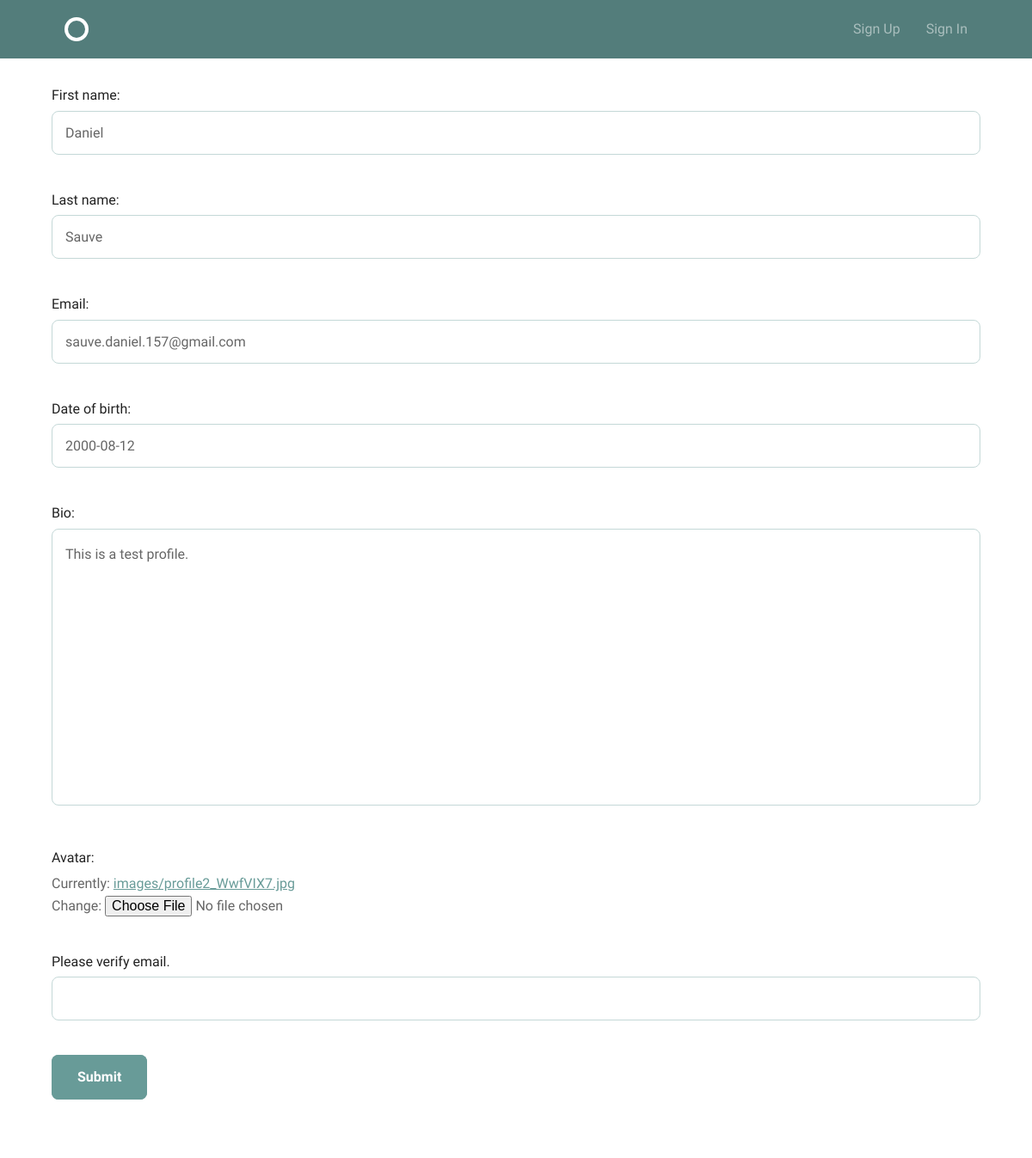
Page /accounts/profile/edit/3/ on the earlier database version.
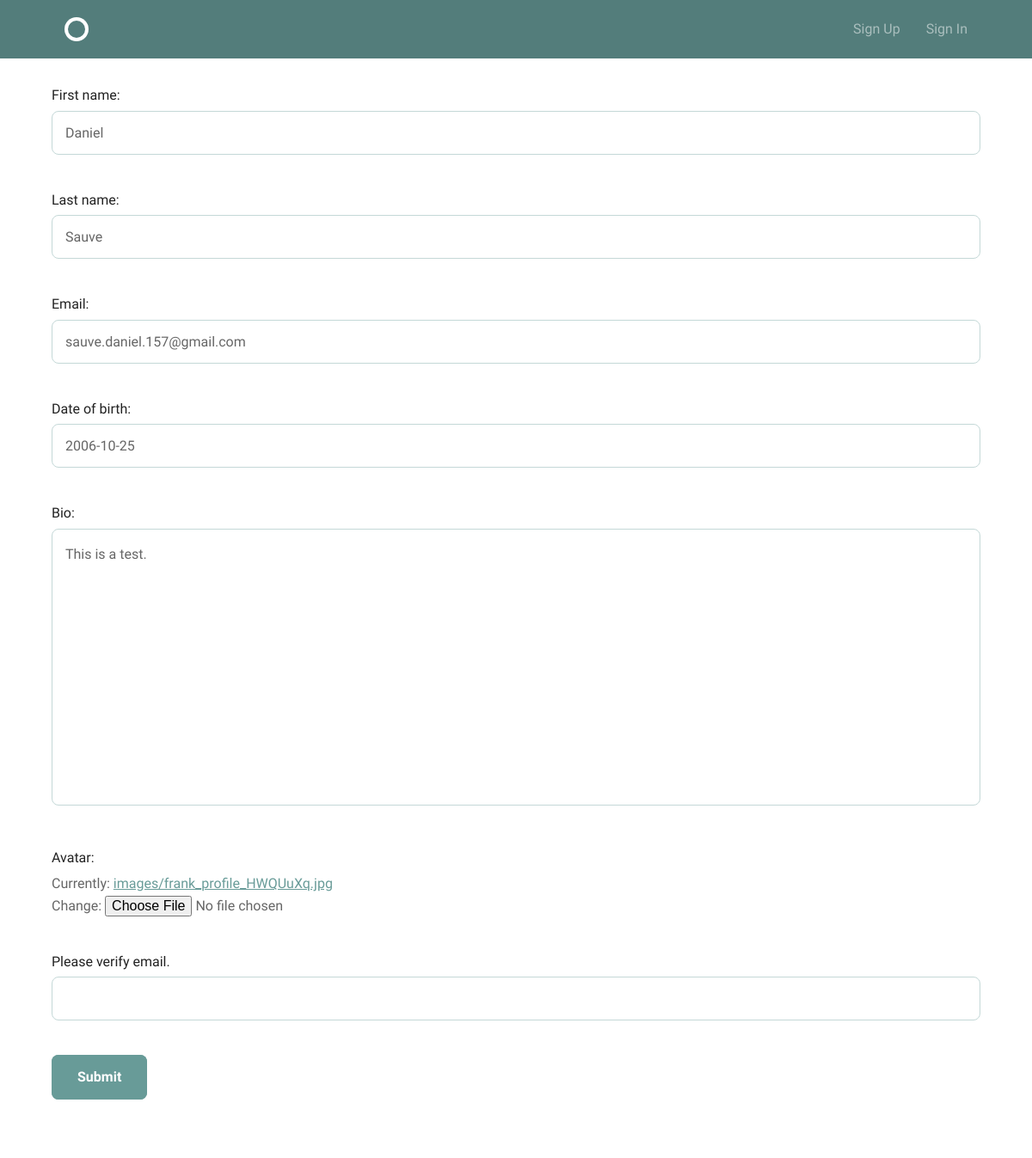
Same page on the later database version.
### accounts/models.py (models this page shows, shortened)
class Profile(models.Model):
    user = models.OneToOneField(User, on_delete=models.CASCADE)
    first_name = models.CharField(max_length=100)
    last_name = models.CharField(max_length=100)
    email = models.EmailField(unique=True)
    date_of_birth = models.DateField()
    bio = models.TextField()
    avatar = models.ImageField(default='images/default.jpg', upload_to='images/')

### accounts/views.py (the view)
# urls.py: url(r'profile/edit/(?P<pk>\d+)/$', views.edit_profile, name='edit_profile'),
def edit_profile(request, pk):
    user = get_object_or_404(models.User, pk=pk)
    profile = get_object_or_404(models.Profile, user=user)
    form = forms.ProfileForm(instance=profile)
    if request.method == 'POST':
        form = forms.ProfileForm(request.POST, request.FILES, instance=profile)
        if form.is_valid():
            form.save()
            messages.success(request, 'Updated profile successfully!')
            return HttpResponseRedirect(profile.get_absolute_url())
    return render(request, 'accounts/profile_form.html', {'form': form})

### accounts/forms.py (shortened to what this page needs)
class ProfileForm(forms.ModelForm):
    verify_email = forms.EmailField(label="Please verify email.")
    bio = forms.CharField(widget=forms.Textarea, min_length=10)
    class Meta:
        model = models.Profile
        fields = [
            'first_name',
            'last_name',
            'email',
            'date_of_birth',
            'bio',
            'avatar'
        ]

### accounts/templates/accounts/profile_form.html (shortened to what this page needs)
{% extends "layout.html" %}
{% block body %}
<form enctype="multipart/form-data" method="POST" action="">
    {{ form.as_p }}
    <input type="submit" class="button-primary" value="Submit">
</form>
{% endblock %}

### templates/layout.html (shortened to what this page needs)
{% load static from staticfiles %}
<!DOCTYPE html>
<html lang="en">
<head>
    <link rel="stylesheet" href="{% static "css/global.css" %}">
</head>
<body>
<header class="circle--header">
    <div class="bounds">
        <div class="circle--fluid">
            <div class="circle--fluid--cell">
                <h1 class="hide-text circle--logo"><a class="logo"
                                                      href="{% url 'home' %}">Circle</a>
                </h1>
            </div>
            <div class="circle--fluid--cell circle--fluid--primary">
            </div>
            <div class="circle--fluid--cell circle--fluid--secondary">
                <nav>
                    <ul class="circle--inline">
                        {% if user.is_authenticated %}
                          {% if user.profile %}
                          <li><a href="{% url 'accounts:sign_out' %}">Sign Out</a></li>
                          {% else %}
                          <li><a href="{% url 'accounts:create_profile' %}">Create Profile</a></li>
                          <li><a href="{% url 'accounts:sign_out' %}">Sign Out</a></li>
                          {% endif %}
                        {% else %}
                          <li><a href="{% url 'accounts:sign_up' %}">Sign Up</a></li>
                          <li><a href="{% url 'accounts:sign_in' %}">Sign In</a></li>
                        {% endif %}
                    </ul>
                </nav>
            </div>
        </div>
    </div>
</header>
<div class="bounds circle--page">
    {% block body %}{% endblock %}
</div>
</body>
</html>

Differences in the rows shown:
changed Profile "Daniel": date_of_birth "2000-08-12" → "2006-10-25"; bio "This is a test profile." → "This is a test."
Other differences:
text no longer shown: "First name: Last name: Email: Date of birth: Bio: Avatar: Currently: images/profile2_WwfVIX7.jpg Change: Please verify email."
text now shown: "First name: Last name: Email: Date of birth: Bio: Avatar: Currently: images/frank_profile_HWQUuXq.jpg Change: Please verify email."
